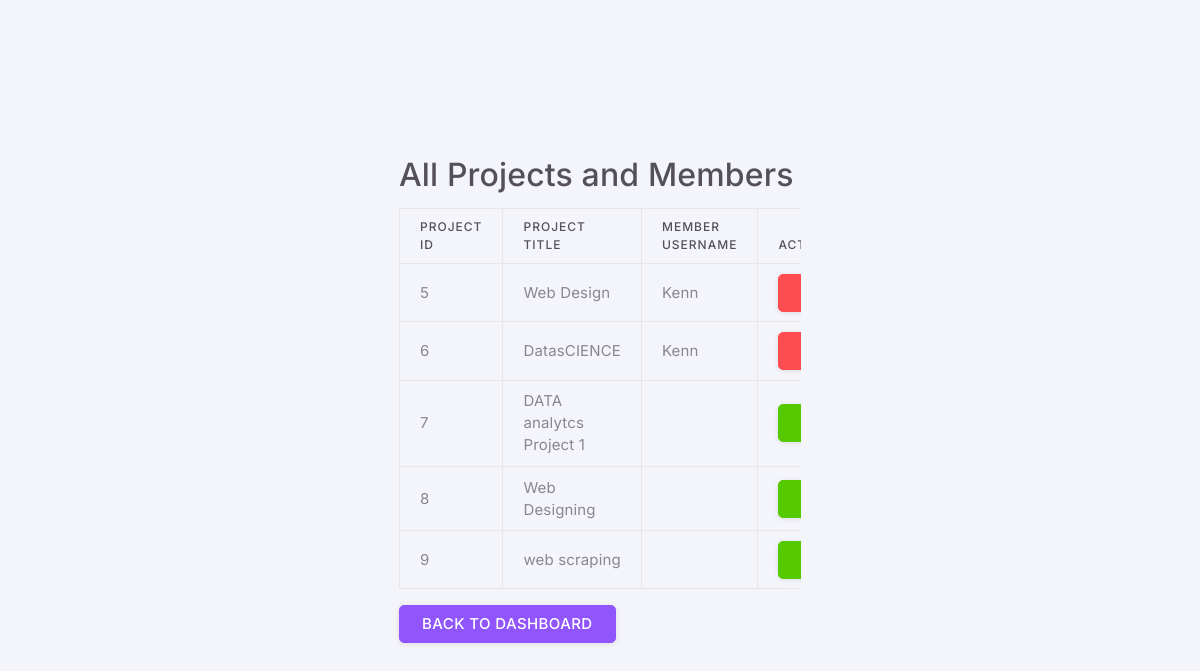
Screenshot of /view_groups.php (signed in) with the database file from the repository.
### tables this page shows
CREATE TABLE `project_members` (
  `project_id` int(11) NOT NULL,
  `user_id` int(11) NOT NULL
);

CREATE TABLE `projects` (
  `project_id` int(11) NOT NULL,
  `title` varchar(100) NOT NULL,
  `description` text DEFAULT NULL,
  `start_date` date DEFAULT NULL,
  `end_date` date DEFAULT NULL,
  `creator_id` int(11) DEFAULT NULL,
  `created_at` timestamp NOT NULL DEFAULT current_timestamp()
);

CREATE TABLE `users` (
  `user_id` int(11) NOT NULL,
  `username` varchar(50) NOT NULL,
  `email` varchar(100) NOT NULL,
  `password` varchar(255) NOT NULL,
  `created_at` timestamp NOT NULL DEFAULT current_timestamp(),
  `resume_path` varchar(255) DEFAULT NULL
);

### view_groups.php (the view, shortened to what this page needs)
<?php
include('db_connection.php');
$sql_projects_members = "SELECT p.project_id, p.title AS project_title, u.username AS member_username, pm.user_id AS member_id
                         FROM projects p
                         LEFT JOIN project_members pm ON p.project_id = pm.project_id
                         LEFT JOIN users u ON pm.user_id = u.user_id";
$result_projects_members = mysqli_query($conn, $sql_projects_members);
?>
<!DOCTYPE html>
<html lang="en">
<head>
    <link rel="stylesheet" href="assets/vendor/fonts/materialdesignicons.css" />
    <link rel="stylesheet" href="assets/vendor/libs/node-waves/node-waves.css" />
    <link rel="stylesheet" href="assets/vendor/css/core.css" class="template-customizer-core-css" />
    <link rel="stylesheet" href="assets/vendor/css/theme-default.css" class="template-customizer-theme-css" />
    <link rel="stylesheet" href="assets/css/demo.css" />
    <link rel="stylesheet" href="assets/vendor/libs/perfect-scrollbar/perfect-scrollbar.css" />
    <link rel="stylesheet" href="assets/vendor/css/pages/page-auth.css" />
    <link rel="stylesheet" href="https://cdn.jsdelivr.net/npm/sweetalert2@11/dist/sweetalert2.min.css">
</head>
<body>
    <div class="position-relative">
        <div class="authentication-wrapper authentication-basic container-p-y">
            <div class="authentication-inner py-4">
                <div class="container">
                    <h2>All Projects and Members</h2>
                    <div class="table-responsive">
                        <table class="table table-bordered">
                            <thead>
                                <tr>
                                    <th>Project ID</th>
                                    <th>Project Title</th>
                                    <th>Member Username</th>
                                    <th>Action</th>
                                </tr>
                            </thead>
                            <tbody>
                                <?php
                                if ($result_projects_members && mysqli_num_rows($result_projects_members) > 0) {
                                    while ($row = mysqli_fetch_assoc($result_projects_members)) {
                                        echo "<tr>";
                                        echo "<td>" . $row['project_id'] . "</td>";
                                        echo "<td>" . $row['project_title'] . "</td>";
                                        echo "<td>" . $row['member_username'] . "</td>";
                                        $is_member = ($_SESSION["user_id"] == $row['member_id']);
                                        echo "<td>";
                                        if ($is_member) {
                                            echo "<button class='btn btn-danger'>Exit</button>";
                                        } else {
                                            echo "<button class='btn btn-success'>Join</button>";
                                        }
                                        echo "</td>";
                                        echo "</tr>";
                                    }
                                } else {
                                    echo "<tr><td colspan='4'>No projects or members found</td></tr>";
                                }
                                ?>
                            </tbody>
                        </table>
                    </div>
                    <a href="dashboard.php" class="btn btn-primary">Back to Dashboard</a>
                </div>
            </div>
        </div>
    </div>
</body>
</html>

### rows the page displays
project_members: project.project_id "5", project.title "Web Design", user.username "Kenn"
project_members: project.project_id "6", project.title "DatasCIENCE", user.username "Kenn"
projects: project_id "7", title "DATA analytcs Project 1"
projects: project_id "8", title "Web Designing"
projects: project_id "9", title "web scraping"
